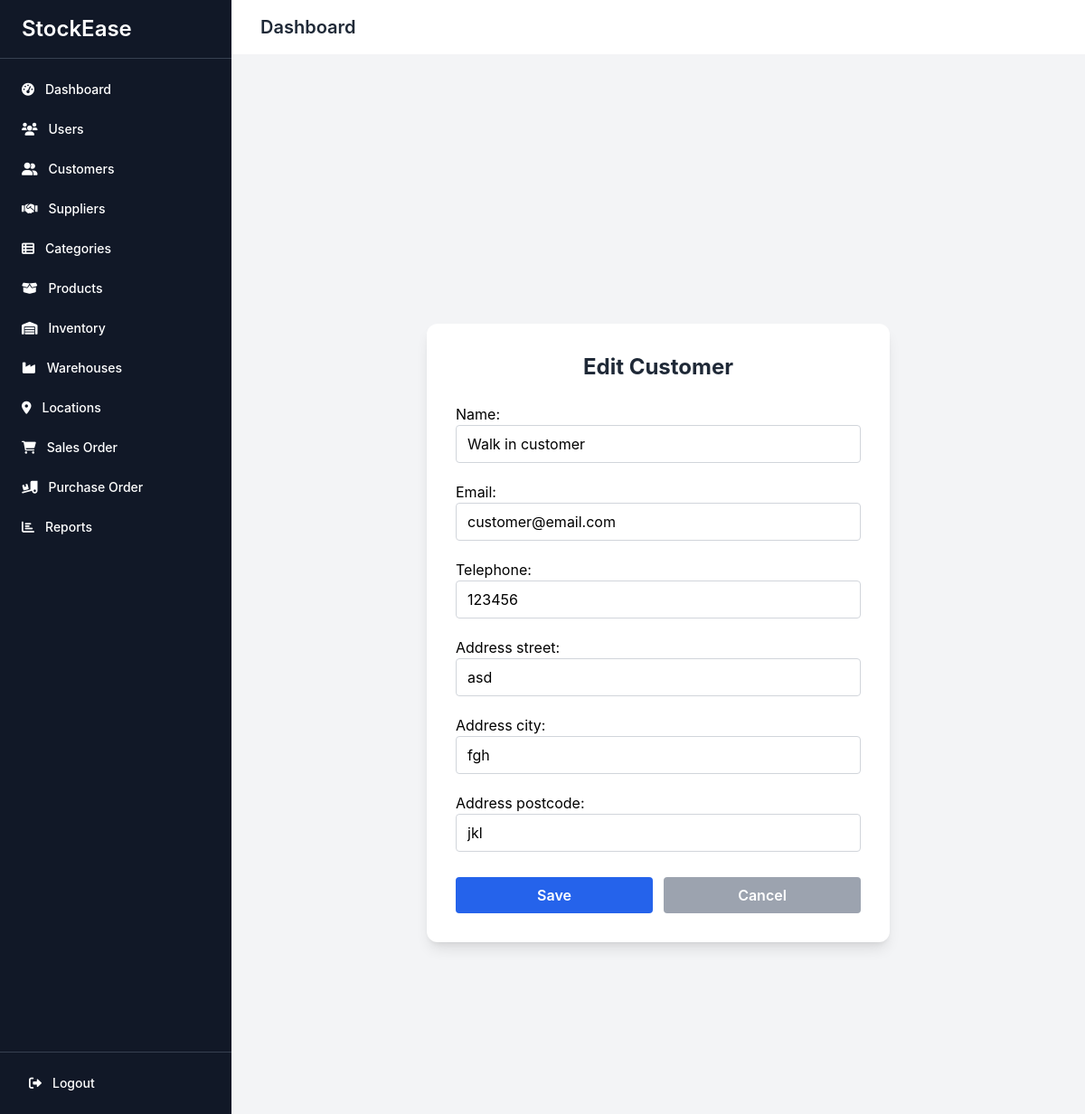
The app's page /customers/1/edit/ (signed in) with its own data.
### core/models.py (models this page shows, shortened)
class Customer(models.Model):
    email = models.EmailField(max_length=255, unique=True)
    name = models.CharField(max_length=255, default='Walk in customer')
    telephone = models.CharField(max_length=11)
    address_street = models.CharField(max_length=255)
    address_city = models.CharField(max_length=255)
    address_postcode = models.CharField(max_length=20)

### core/views.py (the view)
# urls.py: path('customers/<int:pk>/edit/', views.customer_update, name='customer_update'),
@login_required
@user_passes_test(is_admin)
def customer_update(request, pk):
    customer = get_object_or_404(Customer, pk=pk)
    if request.method == 'POST':
        form = CustomerForm(request.POST, instance=customer)
        if form.is_valid():
            form.save()
            messages.success(request, 'Customer updated successfully!')
            return redirect('customer_list')
    else:
        form = CustomerForm(instance=customer)
    return render(request, 'core/customer_form.html', {'form': form, 'title': 'Edit Customer'})

### core/views.py (called while the page is built)
def is_admin(user):
    return user.is_authenticated and user.role == 'administrator'

### core/templates/core/customer_form.html (shortened to what this page needs)
{% extends 'core/base.html' %}
{% load widget_tweaks %}
{% block content %}
<div class="min-h-screen flex items-center justify-center bg-gray-100">
  <div class="w-full max-w-lg bg-white rounded-xl shadow-lg p-8">
    <h2 class="text-2xl font-bold text-center text-gray-800 mb-6">{{ title }}</h2>
    <form method="post" class="space-y-5">
      <div>
        {{ form.name.label_tag }}
        {{ form.name|add_class:'input input-bordered w-full px-3 py-2 border border-gray-300 rounded focus:outline-none focus:ring-2 focus:ring-blue-400' }}
      </div>
      <div>
        {{ form.email.label_tag }}
        {{ form.email|add_class:'input input-bordered w-full px-3 py-2 border border-gray-300 rounded focus:outline-none focus:ring-2 focus:ring-blue-400' }}
      </div>
      <div>
        {{ form.telephone.label_tag }}
        {{ form.telephone|add_class:'input input-bordered w-full px-3 py-2 border border-gray-300 rounded focus:outline-none focus:ring-2 focus:ring-blue-400' }}
      </div>
      <div>
        {{ form.address_street.label_tag }}
        {{ form.address_street|add_class:'input input-bordered w-full px-3 py-2 border border-gray-300 rounded focus:outline-none focus:ring-2 focus:ring-blue-400' }}
      </div>
      <div>
        {{ form.address_city.label_tag }}
        {{ form.address_city|add_class:'input input-bordered w-full px-3 py-2 border border-gray-300 rounded focus:outline-none focus:ring-2 focus:ring-blue-400' }}
      </div>
      <div>
        {{ form.address_postcode.label_tag }}
        {{ form.address_postcode|add_class:'input input-bordered w-full px-3 py-2 border border-gray-300 rounded focus:outline-none focus:ring-2 focus:ring-blue-400' }}
      </div>
      <div class="flex gap-3 pt-2">
        <button type="submit" class="w-1/2 py-2 px-4 bg-blue-600 hover:bg-blue-700 text-white font-semibold rounded transition">Save</button>
        <a href="{% url 'customer_list' %}" class="w-1/2 py-2 px-4 bg-gray-400 hover:bg-gray-500 text-white font-semibold rounded text-center transition">Cancel</a>
      </div>
    </form>
  </div>
</div>
{% endblock %}

### records on screen
Customer: name "Walk in customer", email "customer@email.com", telephone "123456", address_street "asd", address_city "fgh", address_postcode "jkl"

### other values on screen
{{ title }} "Edit Customer"
